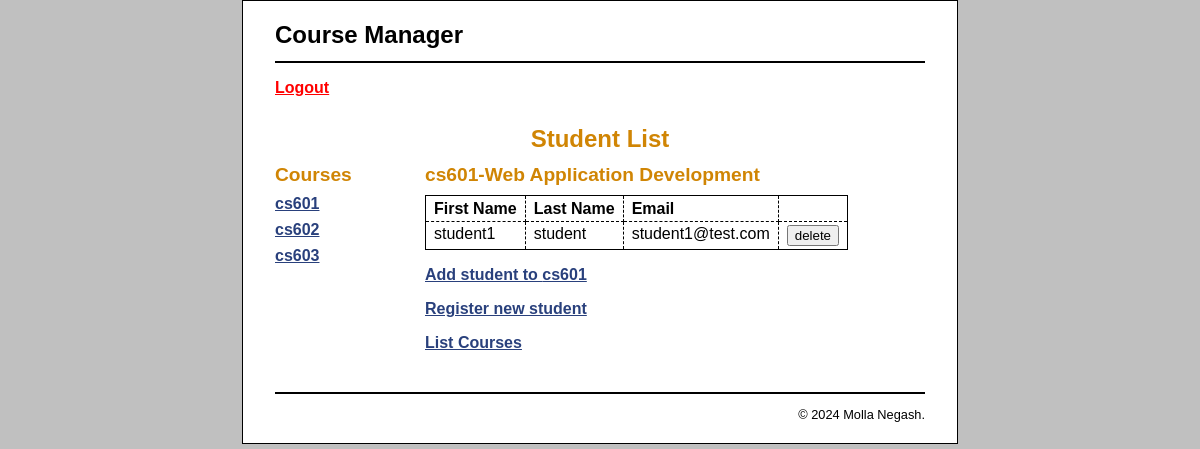
Screenshot of /index.php (signed in) with the database file from the repository.
### tables this page shows
CREATE TABLE `courses` (
  `id` int(11) NOT NULL AUTO_INCREMENT,
  `course_name` varchar(100) NOT NULL,
  
  `course_code` varchar(20) NOT NULL,
  PRIMARY KEY (`id`)
);

CREATE TABLE `enrollments` (
  `id` int(11) NOT NULL AUTO_INCREMENT,
  `course_id` int(11) NOT NULL,
  `student_id` int(11) NOT NULL,
  `enrollment_date` datetime DEFAULT current_timestamp(),
  PRIMARY KEY (`id`)
);

CREATE TABLE `users` (
  `id` int(11) NOT NULL AUTO_INCREMENT,
  `email` varchar(200) NOT NULL,
  `password` varchar(255) NOT NULL,
  `first_name` varchar(100) NOT NULL,
  `last_name` varchar(100) NOT NULL,
  `role` enum('Admin','Student') NOT NULL DEFAULT 'Student',
  `registration_date` datetime DEFAULT current_timestamp(),
  PRIMARY KEY (`id`)
);

### index.php (the view, shortened to what this page needs)
<?php
require_once('database.php');
try{
	$q1="select * from courses order by course_code asc";
	$courses=$db->query($q1)->fetchAll();
	if(!empty($_GET['course_id'])){
		$selected_course=trim($_GET['course_id']);
	}else{
		$selected_course=$courses[0]['id'];
	}
	$q2="select * from enrollments enr left join users u on u.id=enr.student_id  where course_id=$selected_course";
	$students=$db->query($q2);
	$course=$db->query("select * from courses where id='$selected_course'")->fetch();
}
catch (PDOException $e) {
	 echo 'Error Message: ' .$e->getMessage();
}
?>
<!DOCTYPE html>
<html>
<head>
    <link rel="stylesheet" type="text/css" href="main.css" />
</head>
<body>
<header><h1>Course Manager</h1></header>
<p><a style="color:red" href="logout.php">Logout</a></p>
<main>
    <center><h1>Student List</h1></center>
    <aside>
        <h2>Courses</h2>
        <nav>
        <ul>
            <?php
				foreach($courses as $c){
					echo "<li><a href='?course_id=".$c['id']."'>".$c['course_code']."</a></li>";
				}
			?>
        </ul>
        </nav>
    </aside>
    <section>
	 <h2><?php echo $course['course_code'].'-'.$course['course_name'];?></h2>
        <table>
            <tr>
                <th>First Name</th>
                <th>Last Name</th>
                <th>Email</th>
                <th>&nbsp;</th>
            </tr>
			<?php
			while($st=$students->fetch()){
					echo "<tr>";
					echo "<td>".$st['first_name']."</td>";
					echo "<td>".$st['last_name']."</td>";
					echo "<td>".$st['email']."</td>";
					echo "<td><form method='post' action='delete_student.php'><input type='hidden' name='student_id' value='".$st['student_id']."'><input type='hidden' name='course_id' value='".$course['id']."'><input type='submit' value='delete'></form></td>";
					echo "</tr>";
			}
			?>
        </table>
        <p><a href="add_student_form.php?course_id=<?php echo $course['id'];?>">Add student to <?php echo $course['course_code'];?></a></p>
		 <p><a href="new_student.php">Register new student</a></p>
        <p><a href="course_list.php">List Courses</a></p>
    </section>
</main>
<footer>
    <p>&copy; <?php echo date("Y"); ?> Molla Negash.</p>
</footer>
</body>
</html>

### main.css (style rules this page uses)
html { background-color: rgb(192, 192, 192); }
body { margin-top: 0; font-family: Arial, Helvetica, sans-serif; width: 650px; margin: 0 auto; background-color: white; border: 1px solid black; padding: .5em 2em; }
header { margin: 0; border-bottom: 2px solid black; }
header h1 { margin: 0; padding: .5em 0; color: black; }
main { margin: 0; }
aside { float: left; width: 150px; }
nav ul { list-style-type: none; margin-left: 0; padding-left: 0; }
nav ul li { padding-bottom: 0.5em; }
section { float: left; width: 500px; padding-bottom: 1.5em; }
footer { clear: both; margin-top: 1em; border-top: 2px solid black; }
footer p { text-align: right; font-size: 80%; margin: 1em 0; }
h1 { font-size: 150%; margin: 0; padding: .5em 0 .25em; }
h2 { font-size: 120%; margin: 0; padding: .25em 0 .5em; }
h1, h2 { color: rgb(208, 133, 4); }
ul { margin: 0 0 1em 0; padding: 0 0 0 2.5em; }
li { margin: 0; padding: 0; }
a { color: rgb(41, 64, 124); font-weight: bold; }
table { border: 1px solid black; border-collapse: collapse; }
td, th { border: 1px dashed black; padding: .2em .5em .2em .5em; vertical-align: top; text-align: left; }
form { margin: 0; }

### rows the page displays
courses: course_code "cs601", course_name "Web Application Development"
courses: course_code "cs602"
courses: course_code "cs603"
enrollments: users.first_name "student1", users.last_name "student", users.email "student1@test.com"
